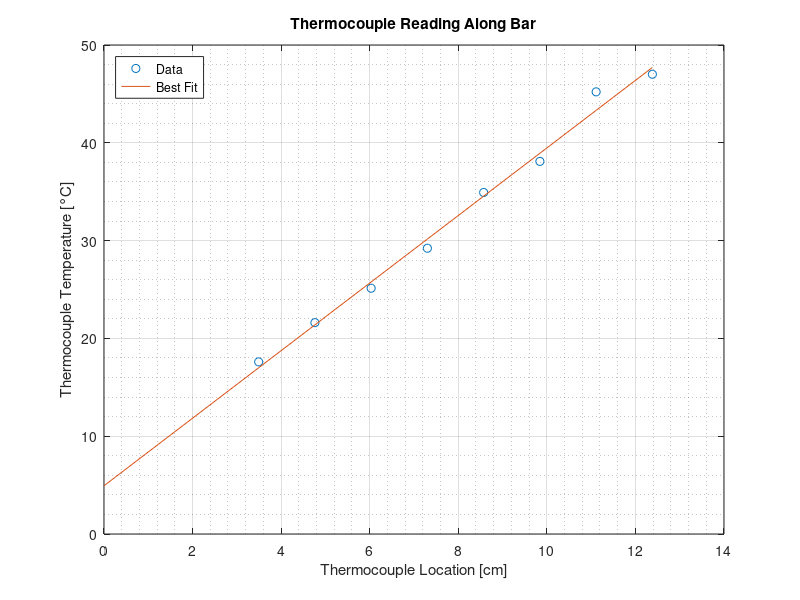

MATLAB code for this plot: (Note: this script raises an error after producing the figure.)
%% ASEN 3802 Lab 2 -- Heat Conduction

% Jared Steffen
% Reece Fountain
% Nathan Malyszek

% Housekeeping
clc
clear
close all


%% Material Properties

% Aluminum 7075-T651
rho_al = 2810; %[kg/m^3]
cp_al = 960; %[J/(kg*K)]
k_al = 130; %[W/(m*K)]
alpha_al = k_al / (rho_al*cp_al); %[m^2/s]

% Brass C360
rho_br = 8500; %[kg/m^3]
cp_br = 380; %[J/(kg*K)]
k_br = 115; %[W/(m*K)]
alpha_br = k_br / (rho_br * cp_br); %[m^2/s]

% Stainless Steel T-303 Annealed
rho_ss = 8000; %[kg/m^3]
cp_ss = 500; %[J/(kg*K)]
k_ss = 16.2; %[W/(m*K)]
alpha_ss = k_ss / (rho_ss * cp_ss); %[m^2/s]

% Cross Sectional Area for All Rods
d = 1 * 0.0254; %[in] -> [m]
A = pi * (d/2)^2; %[m^2]

%% Question 1

% Exmaple Thermocouple Temps and Locations
Th1 = [17.6;21.61;25.13;29.22;34.92;38.10;45.21;47.01]; %[K]
Th_loc1 = [(11/8):0.5:(39/8)]' .* 0.0254; %[m]

% Line of Best Fit
poly = polyfit(Th_loc1,Th1,1);

% T0 (y intercept) and H (slope)
T0 = poly(2);
H = poly(1);

% Equaiton of Best Fit Line
best_fit = H .* [0;Th_loc1] + T0;

% Plot
figure()
plot(Th_loc1 .* 100,Th1,'o')
hold on
plot([0;Th_loc1] .* 100,best_fit)
xlabel('Thermocouple Location [cm]')
ylabel('Thermocouple Temperature [°C]')
grid on; grid minor
hold off
title('Thermocouple Reading Along Bar')
legend('Data','Best Fit','Location','northwest')

%% Question 2

% Hand-written derivation achieved results that bn = (8*H*L*(-1)^(n))/(pi^2*(2*n-1)^2)
%% Question 3

% Variables
n = 0:10;
L = 5.875 * 0.0254; %[m]
x = 4.875 * 0.0254; %[m]

% Fourier Coefficients
t1 = 1; %[s]
t2 = 1000; %[s]
Fo1 = (alpha_al * t1)/L^2;
Fo2 = (alpha_al * t2)/L^2;

% Solve u(x,t) for t=1s and t=1000s
for i = 1:length(n)
    [u_xt1(i),~] = heat_eq_sol(x,t1,T0,H,alpha_al,L,n(i));
    [u_xt1000(i),~] = heat_eq_sol(x,t2,T0,H,alpha_al,L,n(i));
end

% Note: 1 term is sufficient for t = 1000s (steady state)

% Plot to Compare
figure()
plot(n,u_xt1,'o-')
hold on
plot(n,u_xt1000,'o-')
grid on; grid minor
xlabel('Index Number (n)')
ylabel('Thermocouple 8 Temperature [°C]')
hold off
title('Fourier Convergence Analysis')
legend('TC 8 Temperature @ t = 1s','TC 8 Temperature @ t = 1000s','Location','east')


%% Question 4

% Solving u(x,t) w/ Various Thermal Diffusivity
alpha_range = alpha_al/2:alpha_al/2:2*alpha_al;
t = 1:1000; %[s]
n = 1;
for j = 1:length(alpha_range)
    for i = 1:length(t)
        [u_xt2(i,j),~] = heat_eq_sol(x,t(i),T0,H,alpha_range(j),L,n);
    end
end

% Plot
figure();
plot(t,u_xt2)
grid on; grid minor
xlabel('Time [s]')
ylabel('Thermocouple 8 Temperature [°C]')
title('Thermal Diffusivity Sensitivity Analysis')
legend('0.5*\alpha','\alpha','1.5*\alpha','2*\alpha','Location','northwest')

% Note: Increasing alpha leads to faster steady state of thermocouples

%% Plotting all test cases

% use dir and strsplit to make extracting material, voltage, and amperage
% easy to use for plotting titles
a=dir('*mA');
datafiles = dir("*mA");

for i=1:length(a)
    load(a(i).name)
% how to get voltage and amperage from file names?
% - options include strsplit, regex, etc.
% ultimately, we need to use the format of each file name
% 'material'_'volts'V_'amps'mA
b = strsplit(a(i).name,'_'); % gives a cell array (b) that is 1x3
% {'material','voltsV','ampsmA'} -- now split by 'V' and 'mA'
%mat = strsplit(b{1});
v = strsplit(b{2},'V'); % volts are always in the second portion
ampval= strsplit(b{3},'mA'); % amps are always in the third portion
materials(i) = b(1);
volts(i) = str2num(v{1}); % convert string to number (vector)
amps(i) = str2num(ampval{1});
end

for i = 1:size(a,1)
data = load(a(i).name);
data_Th_steady(i,:) = data(end,3:10)';
material = materials(i);
voltage = volts(i);
current = amps(i);

time_end(i) = start_location_plot(data,material,voltage,current);
end

%% Find Analytical and and Experimental Slopes and Plot to Compare

data_Th_steady = data_Th_steady';

% Slopes/Graphs For Aluminum, Brass, Steel
 for i = 1:length(find(strcmp('Aluminum',materials) == 1))
      [H_an_al(i),H_exp_al(i),T0_al(i),best_fit_exp_al(:,i),best_fit_an_al(:,i)] = slopes(Th_loc1,data_Th_steady(:,i),A,amps(i),volts(i),k_al);
      figure();
      plot([0;Th_loc1]*100,best_fit_exp_al(:,i))
      hold on
      plot([0;Th_loc1]*100,best_fit_an_al(:,i))
      plot(Th_loc1.*100,data_Th_steady(:,i),'o')
      xlabel('Thermocouple Location [cm]')
      ylabel('Thermocouple Temperature [°C]')
      grid on; grid minor
      title('Aluminum Steady State Temparture Distribution for Analytical and Experimental Models')
      legend('Experimental','Analytical','Location','northwest')
 end
 hold off


 for i = 1:length(find(strcmp('Brass',materials) == 1))
      [H_an_br(i),H_exp_br(i),T0_br(i),best_fit_exp_br(:,i),best_fit_an_br(:,i)] = slopes(Th_loc1,data_Th_steady(:,i+2),A,amps(i+2),volts(i+2),k_br);
      figure();
      plot([0;Th_loc1]*100,best_fit_exp_br(:,i))
      hold on
      plot([0;Th_loc1]*100,best_fit_an_br(:,i))
      plot(Th_loc1.*100,data_Th_steady(:,i+2),'o')
      xlabel('Thermocouple Location [cm]')
      ylabel('Thermocouple Temperature [°C]')
      grid on; grid minor
      title('Brass Steady State Temparture Distribution for Analytical and Experimental Models')
      legend('Experimental','Analytical','Location','northwest')
 end
 hold off

  for i = 1:length(find(strcmp('Steel',materials) == 1))
      [H_an_ss(i),H_exp_ss(i),T0_ss(i),best_fit_exp_ss(:,i),best_fit_an_ss(:,i)] = slopes(Th_loc1,data_Th_steady(:,i+4),A,amps(i+4),volts(i+4),k_ss);
      figure();
      plot([0;Th_loc1]*100,best_fit_exp_ss(:,i))
      hold on
      plot([0;Th_loc1]*100,best_fit_an_ss(:,i))
      plot(Th_loc1.*100,data_Th_steady(:,i+4),'o')
      xlabel('Thermocouple Location [cm]')
      ylabel('Thermocouple Temperature [°C]')
      grid on; grid minor
      title('Steel Steady State Temparture Distribution for Analytical and Experimental Models')
      legend('Experimental','Analytical','Location','northwest')
  end
  hold off


%% Model 1A

% Time Vectors
time_al1 = 0:10:time_end(1);
time_al2 = 0:10:time_end(2);
time_br1 = 0:10:time_end(3);
time_br2 = 0:10:time_end(4);
time_steel = 0:10:time_end(5);

% Solve 1D Heat Equation For All Cases
for j = 1:length(Th_loc1)
    for i = 1:length(time_al1)
        [u_xt_al1(i,j),~] = heat_eq_sol(Th_loc1(j),time_al1(i),T0_al(1),H_an_al(1),alpha_al,L,1);
    end
end

for j = 1:length(Th_loc1)
    for i = 1:length(time_al2)
        [u_xt_al2(i,j),~] = heat_eq_sol(Th_loc1(j),time_al2(i),T0_al(2),H_an_al(2),alpha_al,L,1);
    end
end

for j = 1:length(Th_loc1)
    for i = 1:length(time_br1)
        [u_xt_br1(i,j),~] = heat_eq_sol(Th_loc1(j),time_br1(i),T0_br(1),H_an_br(1),alpha_br,L,1);
    end
end

for j = 1:length(Th_loc1)
    for i = 1:length(time_br2)
        [u_xt_br2(i,j),~] = heat_eq_sol(Th_loc1(j),time_br2(i),T0_br(2),H_an_br(2),alpha_br,L,1);
    end
end

for j = 1:length(Th_loc1)
    for i = 1:length(time_steel)
        [u_xt_steel(i,j),~] = heat_eq_sol(Th_loc1(j),time_steel(i),T0_ss,H_an_ss,alpha_ss,L,1);
    end
end

% Load Data
data_al1 = load(a(1).name);
data_al2 = load(a(2).name);
data_br1 = load(a(3).name);
data_br2 = load(a(4).name);
data_ss = load(a(5).name);

% Plot Model 1A
plot_model(u_xt_al1,time_al1,data_al1,materials(1),volts(1),amps(1),'1A');
plot_model(u_xt_al2,time_al2,data_al2,materials(2),volts(2),amps(2),'1A');
plot_model(u_xt_br1,time_br1,data_br1,materials(3),volts(3),amps(3),'1A');
plot_model(u_xt_br2,time_br2,data_br2,materials(4),volts(4),amps(4),'1A');
plot_model(u_xt_steel,time_steel,data_ss,materials(5),volts(5),amps(5),'1A');

%% Model 1B

% Solve 1D Heat Equation For All Cases w/ Experimental Slope
for j = 1:length(Th_loc1)
    for i = 1:length(time_al1)
        [u_xt_al1_B(i,j),~] = heat_eq_sol(Th_loc1(j),time_al1(i),T0_al(1),H_exp_al(1),alpha_al,L,1);
    end
end

for j = 1:length(Th_loc1)
    for i = 1:length(time_al2)
        [u_xt_al2_B(i,j),~] = heat_eq_sol(Th_loc1(j),time_al2(i),T0_al(2),H_exp_al(2),alpha_al,L,1);
    end
end

for j = 1:length(Th_loc1)
    for i = 1:length(time_br1)
        [u_xt_br1_B(i,j),~] = heat_eq_sol(Th_loc1(j),time_br1(i),T0_br(1),H_exp_br(1),alpha_br,L,1);
    end
end

for j = 1:length(Th_loc1)
    for i = 1:length(time_br2)
        [u_xt_br2_B(i,j),~] = heat_eq_sol(Th_loc1(j),time_br2(i),T0_br(2),H_exp_br(2),alpha_br,L,1);
    end
end

for j = 1:length(Th_loc1)
    for i = 1:length(time_steel)
        [u_xt_steel_B(i,j),~] = heat_eq_sol(Th_loc1(j),time_steel(i),T0_ss,H_exp_ss,alpha_ss,L,1);
    end
end

% Plot Model 1B
plot_model(u_xt_al1_B,time_al1,data_al1,materials(1),volts(1),amps(1),'1B');
plot_model(u_xt_al2_B,time_al2,data_al2,materials(2),volts(2),amps(2),'1B');
plot_model(u_xt_br1_B,time_br1,data_br1,materials(3),volts(3),amps(3),'1B');
plot_model(u_xt_br2_B,time_br2,data_br2,materials(4),volts(4),amps(4),'1B');
plot_model(u_xt_steel_B,time_steel,data_ss,materials(5),volts(5),amps(5),'1B');

%% Model 2

% Initital Temp Distribution Slope
M_exp_al1 = init_dist_plot(data_al1,Th_loc1,materials(1));
M_exp_al2 = init_dist_plot(data_al2,Th_loc1,materials(2));
M_exp_br1 = init_dist_plot(data_br1,Th_loc1,materials(3));
M_exp_br2 = init_dist_plot(data_br2,Th_loc1,materials(4));
M_exp_ss = init_dist_plot(data_ss,Th_loc1,materials(5));

% Solve 1D Heat Equation For All Cases w/ Experimental Slope and Initial Temp Distributions
for j = 1:length(Th_loc1)
    for i = 1:length(time_al1)
        u_xt_al1_2(i,j) = heat_eq_sol2(Th_loc1(j),time_al1(i),T0_al(1),H_exp_al(1),alpha_al,L,1,M_exp_al1);
    end
end

for j = 1:length(Th_loc1)
    for i = 1:length(time_al2)
        u_xt_al2_2(i,j) = heat_eq_sol2(Th_loc1(j),time_al2(i),T0_al(2),H_exp_al(2),alpha_al,L,1,M_exp_al2);
    end
end

for j = 1:length(Th_loc1)
    for i = 1:length(time_br1)
        u_xt_br1_2(i,j) = heat_eq_sol2(Th_loc1(j),time_br1(i),T0_br(1),H_exp_br(1),alpha_br,L,1,M_exp_br1);
    end
end

for j = 1:length(Th_loc1)
    for i = 1:length(time_br2)
        u_xt_br2_2(i,j) = heat_eq_sol2(Th_loc1(j),time_br2(i),T0_br(2),H_exp_br(2),alpha_br,L,1,M_exp_br2);
    end
end

for j = 1:length(Th_loc1)
    for i = 1:length(time_steel)
        u_xt_steel_2(i,j) = heat_eq_sol2(Th_loc1(j),time_steel(i),T0_ss,H_exp_ss,alpha_ss,L,1,M_exp_ss);
    end
end

% Plot vs Experimental Data
plot_model(u_xt_al1_2,time_al1,data_al1,materials(1),volts(1),amps(1),'2')
plot_model(u_xt_al2_2,time_al2,data_al2,materials(2),volts(2),amps(2),'2');
plot_model(u_xt_br1_2,time_br1,data_br1,materials(3),volts(3),amps(3),'2');
plot_model(u_xt_br2_2,time_br2,data_br2,materials(4),volts(4),amps(4),'2');
plot_model(u_xt_steel_2,time_steel,data_ss,materials(5),volts(5),amps(5),'2');

%% Model 3

% Find Adjusted Thermal Diffusivity
alpha_adj_al = alpha_var(u_xt_al1_B(end-50:end,8),alpha_al,x,time_al1,T0_al(1),H_exp_al(1),L,1);
alpha_adj_br = alpha_var(u_xt_br1_B(end-50:end,8),alpha_br,x,time_br1,T0_br(1),H_exp_br(1),L,1);
alpha_adj_ss = alpha_var(u_xt_steel_B(end-50:end,8),alpha_ss,x,time_steel,T0_ss,H_exp_ss,L,1);

% Solve 1D Heat Equation For All Cases w/ Experimental Slope and Adjusted Thermal Diffusivity
for j = 1:length(Th_loc1)
    for i = 1:length(time_al1)
        [u_xt_al1_3(i,j),Fo_al1(i)] = heat_eq_sol(Th_loc1(j),time_al1(i),T0_al(1),H_exp_al(1),alpha_adj_al,L,1);
    end
end

for j = 1:length(Th_loc1)
    for i = 1:length(time_al2)
        [u_xt_al2_3(i,j),Fo_al2(i)] = heat_eq_sol(Th_loc1(j),time_al2(i),T0_al(2),H_exp_al(2),alpha_adj_al,L,1);
    end
end

for j = 1:length(Th_loc1)
    for i = 1:length(time_br1)
        [u_xt_br1_3(i,j),Fo_br1(i)] = heat_eq_sol(Th_loc1(j),time_br1(i),T0_br(1),H_exp_br(1),alpha_adj_br,L,1);
    end
end

for j = 1:length(Th_loc1)
    for i = 1:length(time_br2)
        [u_xt_br2_3(i,j),Fo_br2(i)] = heat_eq_sol(Th_loc1(j),time_br2(i),T0_br(1),H_exp_br(2),alpha_adj_br,L,1);
    end
end

for j = 1:length(Th_loc1)
    for i = 1:length(time_steel)
        [u_xt_steel_3(i,j),Fo_ss(i)] = heat_eq_sol(Th_loc1(j),time_steel(i),T0_ss,H_exp_ss,alpha_adj_ss,L,1);
    end
end

% Plot Results
plot_model(u_xt_al1_3,time_al1,data_al1,materials(1),volts(1),amps(1),'3');
plot_model(u_xt_al2_3,time_al2,data_al2,materials(2),volts(2),amps(2),'3');
plot_model(u_xt_br1_3,time_br1,data_br1,materials(3),volts(3),amps(3),'3');
plot_model(u_xt_br2_3,time_br2,data_br2,materials(4),volts(4),amps(4),'3');
plot_model(u_xt_steel_3,time_steel,data_ss,materials(5),volts(5),amps(5),'3');

% Fourier Number and Time to Steady State
[t_al_ss,Fo_al_new] = FoNum(Fo_al1,alpha_adj_al,time_al1,L);
[t_br_ss,Fo_br_new] = FoNum(Fo_br1,alpha_adj_br,time_br1,L);
[t_steel_ss,Fo_steel_new] = FoNum(Fo_ss,alpha_adj_ss,time_steel,L);

%% Comparison of Models

% Gathering Thermocouple 8 Data for Models 2 and 3
% Aluminum 25V
al1_mod2 = u_xt_al1_2(:,end);
al1_mod3 = u_xt_al1_3(:,end);

% Aluminum 30V
al2_mod2 = u_xt_al2_2(:,end);
al2_mod3 = u_xt_al2_3(:,end);

% Brass 25V
br1_mod2 = u_xt_br1_2(:,end);
br1_mod3 = u_xt_br1_3(:,end);

% Brass 30V
br2_mod2 = u_xt_br2_2(:,end);
br2_mod3 = u_xt_br2_3(:,end);

% Steel 22V
ss_mod2 = u_xt_steel_2(:,end);
ss_mod3 = u_xt_steel_3(:,end);

% Plot
plot_errorbars(data_al1,al1_mod2,al1_mod3,time_al1,materials(1),volts(1))
plot_errorbars(data_al2,al2_mod2,al2_mod3,time_al2,materials(2),volts(2))
plot_errorbars(data_br1,br1_mod2,br1_mod3,time_br1,materials(3),volts(3))
plot_errorbars(data_br2,br2_mod2,br2_mod3,time_br2,materials(4),volts(4))
plot_errorbars(data_ss,ss_mod2,ss_mod3,time_steel,materials(5),volts(5))

%% Functions
function [u_xt,Fo] = heat_eq_sol(x,t,T0,H,alpha,L,n)
%----------------------------------------------------------------
% Function to solve u(x,t) for a given n and material properties
% Inputs: 
% x - thermocouple location(s) [m]
% t - time vector [s]
% T0 - initial temperature [°C]
% H - steady state temperature distrubtion slope [°C/m]
% alpha - thermal diffusivity [m^2/s]
% L - rod length (not true length) [m]
% n - number of iterations [unitless]
%
% Outputs:
% u_xt - 1D heat equation solution [°C]
%----------------------------------------------------------------

% n Variable Functions
bn = @(n) (8*H*L*(-1)^(n))/(pi^2*(2*n-1)^2);
lambda_n = @(n) (2*n-1)*pi/(2*L);

% Run Summation for n Terms
gx_sum = 0;
for i = 1:n
    gx_sum = gx_sum + bn(i)*sin(lambda_n(i)*x)*exp(-(lambda_n(i)^2*alpha*t));
end
    
% Calculate u(x,t)
u_xt = T0 + H*x + gx_sum;


FoFunc = @(a,t,l)(a*t)/((L)^2); %anon fn, a "alpha", t "time", L "length"

% Fourier calculation
Fo = FoFunc(alpha,t,L);


end

function time_end = start_location_plot(DataSet, Material, Voltage, Current)
%----------------------------------------------------------------
% Function to solve from end of time vector and plot experimental data
% Inputs: 
% DataSet - data for a specific test case [several units]
% Material - material type
% Voltage - test voltage value [V]
% Current - test current value [mA]
%
% Outputs:
% time_end - end of time vector [s]
%----------------------------------------------------------------

% extract time vector from first column
time = (DataSet(:,1));

% look at last thermocouple data in order to find where to start plot
val = DataSet(:,end);

% find where to start plot using zeroth, first, and second derivatives of
% line
x_start = find(val == val(1),1,"last");

dx = diff(val);
dx_start = find(dx > 0.1,1);

d2x = diff(diff(val));
d2x_start = find(d2x > 0.2,1);

starting_vals = [x_start dx_start d2x_start];

% find the smallest starting index out of the three methods to use for plotting
start_val = min(starting_vals);

% change time vector to reflect new starting point
time = time(start_val:end);
time = time - time(1);
time_end = time(end);

% plot, ignoring first and second columns to only plot relative data
figure()
for i = 3:size(DataSet,2)
    plot(time, DataSet(start_val:end,i))
    hold on
end
grid on; grid minor
xlabel("Time [s]")
ylabel("Temperature [°C]")
title("Test Case for " + Material + " at " + Voltage + "V and " + Current + "mA")

end

function [H_an,H_exp,T0,best_fit_exp,best_fit_an] = slopes(Th_loc,Th,A,I,V,k)
%----------------------------------------------------------------
% Function to solve for steady temp distribution slope, initial temp, and
% best fit lines
% Inputs: 
% Th_loc - thermocouple location(s) [m]
% Th - test case temperature [°C]
% A - cross-sectional area of rod [m^2]
% I - test case current [mA]
% V - test case voltage [V]
% k - thermal conductivity of material [W/(m*K)]
%
% Outputs:
% H_an - analytical steady state temperature distribution slope [°C/m]
% H_exp - experimental steady state temperature distribution slope [°C/m]
% T0 - initial temperature [°C]
% best_fit_exp = line of best fit equation for experimental data
% best_fit_an = line of best fit equation for analytical data
%----------------------------------------------------------------

% Polyfit Data
poly = polyfit(Th_loc,Th,1);

% Experimental Slope and Y-Intercept
H_exp = poly(1);
T0 = poly(2);

% Analytical Slope
I = I / 1e3;
Q_dot = V*I;
H_an = Q_dot / (k*A);

% Best Fit Line
best_fit_an = H_an .* [0;Th_loc] + T0;
best_fit_exp = H_exp .* [0;Th_loc] + T0;

end

function time_end = plot_model(u_xt,time_mat,DataSet, Material, Voltage, Current, Model)
%----------------------------------------------------------------
% Function to solve from end of time vector and plot models
% Inputs: 
% u_xt - 1D heat equation solution [°C]
% time_mat - original time vector for a specific material [s]
% DataSet - data for a specific test case [several units]
% Material - material type
% Voltage - test voltage value [V]
% Current - test current value [mA]
% Model - model number [1A,1B,2,3]
%
% Outputs:
% time_end - end of time vector [s]
%----------------------------------------------------------------

% extract time vector from first column
time = (DataSet(:,1));

% look at last thermocouple data in order to find where to start plot
val = DataSet(:,end);

% find where to start plot using zeroth, first, and second derivatives of
% line
x_start = find(val == val(1),1,"last");

dx = diff(val);
dx_start = find(dx > 0.1,1);

d2x = diff(diff(val));
d2x_start = find(d2x > 0.2,1);

starting_vals = [x_start dx_start d2x_start];

% find the smallest starting index out of the three methods to use for plotting
start_val = min(starting_vals);

% change time vector to reflect new starting point
time = time(start_val:end);
time = time - time(1);
time_end = time(end);

% plot, ignoring first and second columns to only plot relative data
figure()
for i = 3:size(DataSet,2)
    p1 = plot(time, DataSet(start_val:end,i),'-r');
    hold on
end
p2 = plot(time_mat, u_xt,'-b');
hold off
grid on; grid minor
xlabel("Time [s]")
ylabel("Temperature [°C]")
title("Model " + Model + " " + Material + " at " + Voltage + "V and " + Current + "mA")
legend([p1(1);p2(1)],{'Experimental';'Model'},'Location','southeast')

end

function M_exp = init_dist_plot(data,Th_loc,Material)
%----------------------------------------------------------------
% Function to solve for initial temp distribution slope
% Inputs: 
% data - data for specific test case [°C]
% Th_loc - thermocouple location(s) [m]
% Material - material type
%
% Outputs:
% M_exp -initial temperature distribution slope [°C/m]
%----------------------------------------------------------------

% Find and Polyfit Initial Temps
init_temp = data(1,3:end);
polyfit_data = polyfit(Th_loc,init_temp,1);

% Slope/Y-Intercept
M_exp = polyfit_data(1);
y_int = polyfit_data(2);

% Best Fit Line and Average (for y-scale)
best_fit = M_exp .* Th_loc + y_int;
avg = mean(init_temp);

% Plot
figure()
plot(Th_loc .* 100,init_temp,'o')
hold on
plot(Th_loc .* 100,best_fit)
grid on; grid minor
xlabel('Thermocouple Location [cm]')
ylabel('Thermocouple Temperature [°C]')
ylim([avg-1 avg+1])
title(Material + " Initial Temperature Distribution")
legend('Experimental Data','Best Fit')

end

function u_xt = heat_eq_sol2(x,t,T0,H,alpha,L,n,M)
%----------------------------------------------------------------
% Function to solve u(x,t) for a given n and material properties
% Inputs: 
% x - thermocouple location(s) [m]
% t - time vector [s]
% T0 - initial temperature [°C]
% H - steady state temperature distrubtion slope [°C/m]
% alpha - thermal diffusivity [m^2/s]
% L - rod length (not true length) [m]
% n - number of iterations [unitless]
% M - initial temperature distribution slope [°C/m]
%
% Outputs:
% u_xt - 1D heat equation solution [°C]
%----------------------------------------------------------------

% n Variable Functions
bn = @(n) (-8*(M-H)*L*(-1)^(n))/(pi^2*(2*n-1)^2);
lambda_n = @(n) (2*n-1)*pi/(2*L);

% Run Summation for n Terms
gx_sum = 0;
for i = 1:n
    gx_sum = gx_sum + bn(i)*sin(lambda_n(i)*x)*exp(-(lambda_n(i)^2*alpha*t));
end
    
% Calculate u(x,t)
u_xt = T0 + H*x + gx_sum;

end


function alpha_adj = alpha_var(u_xt,alpha,x,t,T0,H,L,n)
%----------------------------------------------------------------
% Function to solve for adjusted thermal diffusivity
% Inputs: 
% u_xt - 1D heat equation solution [°C]
% alpha - thermal diffusivity [m^2/s]
% x - thermocouple location(s) [m]
% t - time vector [s]
% T0 - initial temperature [°C]
% H - steady state temperature distrubtion slope [°C/m]
% alpha - thermal diffusivity [m^2/s]
% L - rod length (not true length) [m]
% n - number of iterations [unitless]
%
% Outputs:
% alpha_adj - adjusted thermal diffusivity [m^2/s]
%----------------------------------------------------------------

% Find Average of Steady State Variations
d = mean(u_xt);

% Range of Thermal Diffusivity to Test
alpha_range = alpha/1000:alpha/1000:1.5*alpha;

% Test Last Thermocouple with Alpha Range
for j = 1:length(alpha_range)
    for i = 1:length(t)
        [u_xt_alpha_var(i,j),~] = heat_eq_sol(x,t(i),T0(1),H(1),alpha_range(j),L,n);
    end
end

% Find Which Alpha Leads to Closest Steady State Average
e = find(u_xt_alpha_var(end,:) >= d, 1, 'first');
alpha_adj = alpha_range(e);

end

function [t_ss,Fo] = FoNum(Fo_exp,alpha_adj,time,L)
%----------------------------------------------------------------
% Function to solve for time to steady state and fourier number
% Inputs: 
% Fo_exp - fourier number from experimental data [unitless]
% alpha_adj - adjusted thermal diffusivity [m^2/s]
% time - time vector [s]
% L - rod length (not true length) [m]
%
% Outputs:
% t_ss - time to steady state [s]
% Fo - corresponding fourier number [unitless]
%----------------------------------------------------------------

Fo_pos = find(Fo_exp > 2,1,'first');

t_ss = time(Fo_pos);

Fo = (alpha_adj * t_ss)/L^2;

end

function [] = plot_errorbars(DataSet,mod2,mod3,tmod,Material,Voltage)
%----------------------------------------------------------------
% Function to plot thermocouple 8 final temp w/ error bars
% Inputs: 
% DataSet - data for a specific test case [several units]
% mod2 - model 2 final thermocouple 8 data for a specific test case [°C]
% mod3 - model 3 final thermocouple 8 data for a specific test case [°C]
% t_exp - experimental time vector [s]
% tmod - model time vector [s]
% Material - material type
% Voltage - test voltage value [V]
%
% Outputs:
% Thermocouple 8 final temperature comparison bar plot w/ error bars
%----------------------------------------------------------------

% extract time vector from first column
time = (DataSet(:,1));

% look at last thermocouple data in order to find where to start plot
val = DataSet(:,end);

% find where to start plot using zeroth, first, and second derivatives of
% line
x_start = find(val == val(1),1,"last");

dx = diff(val);
dx_start = find(dx > 0.1,1);

d2x = diff(diff(val));
d2x_start = find(d2x > 0.2,1);

starting_vals = [x_start dx_start d2x_start];

% find the smallest starting index out of the three methods to use for plotting
start_val = min(starting_vals);

% change time vector to reflect new starting point
time = time(start_val:end);
time = time - time(1);


% Error Vectors
err = 2 * zeros(length(DataSet(start_val:end,end)),1);
for i = 1:length(err)
    if rem(i,20) == 0 % if remainder or i/20 is zero sets value to 2
        err(i) = 2; 
    else
        err(i) = NaN; % otherwise removes data point
    end
end

% Plot Comparison
figure();
errorbar(time,DataSet(start_val:end,end),err,"LineStyle","none")
hold on
plot(time,DataSet(start_val:end,end))
plot(tmod,mod2)
plot(tmod,mod3)
grid on; grid minor
xlabel('Time [s]')
ylabel('Thermocouple Temperature [°C]')
legend('Experimental Error','Experimental Data','Model 2','Model 3','Location','southeast')
title(Material + " at " + Voltage + " V Final Model Comparisons")
hold off

end
